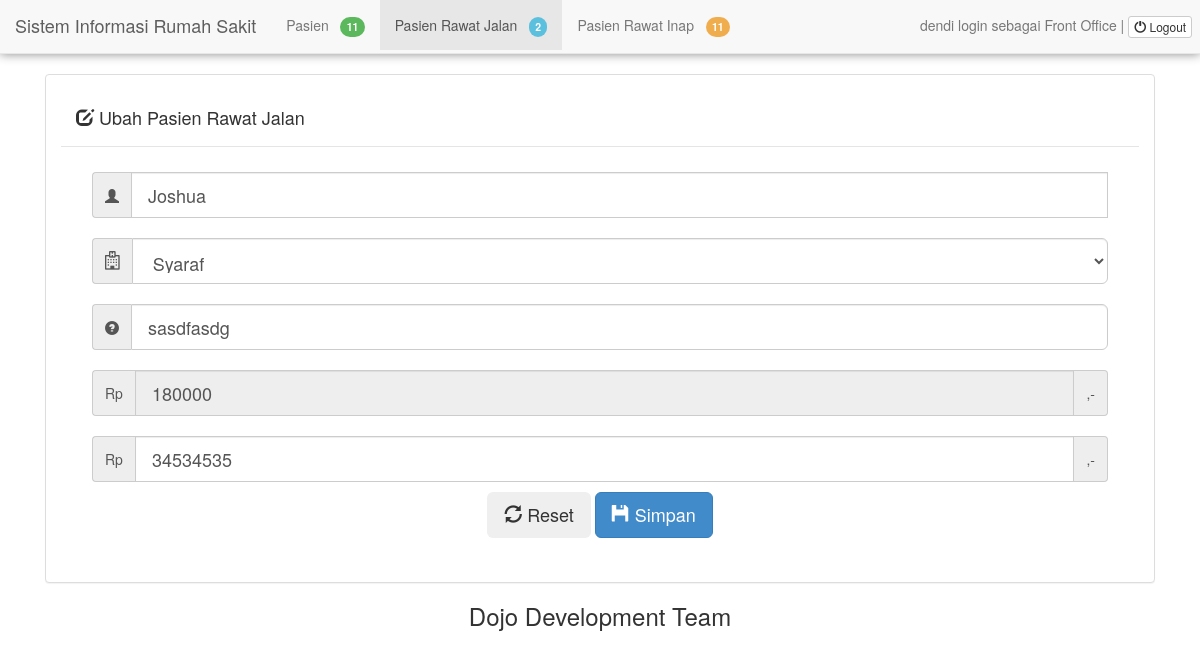
/front-office.php?view=tampil_ubah_prj&no_rj=15 (signed in), run on the app's committed database.
### tables this page shows
CREATE TABLE `tbl_prj` (
  `no_rj` int(8) NOT NULL,
  `id_dokter` varchar(5) NOT NULL,
  `id_pasien` int(6) NOT NULL,
  `departemen` varchar(20) NOT NULL,
  `tanggal` datetime NOT NULL,
  `keluhan` varchar(255) NOT NULL,
  `diagnosa` varchar(255) DEFAULT NULL,
  `biaya` int(10) NOT NULL,
  `bayar` int(12) DEFAULT NULL,
  `tindakan` varchar(20) DEFAULT NULL
);

CREATE TABLE `tbl_pasien` (
  `id_pasien` int(6) NOT NULL,
  `nama_pasien` varchar(30) NOT NULL,
  `alamat` varchar(40) NOT NULL,
  `jenis_kelamin` char(1) NOT NULL,
  `no_telepon` varchar(15) NOT NULL
);

### front-office/tampil_ubah_prj.php (the view, shortened to what this page needs)
<?php
if (isset($_GET)) {
    $id_ubah = $_GET['no_rj'];
    $query = "SELECT * FROM tbl_prj, tbl_pasien where "
            . "tbl_prj.id_pasien = tbl_pasien.id_pasien and "
            . "no_rj = '$id_ubah'";
    $result = mysql_query($query);
    if (mysql_num_rows($result)) {
        while ($row = mysql_fetch_array($result)) {
            ?>
            <div class="modal-header">
                <h4 class="modal-title" id="myModalLabel"> <i class="glyphicon glyphicon-edit"></i> Ubah Pasien Rawat Jalan</h4>
            </div>
            <div class="modal-body">
                <form name="edit_prj" id="edit_prj" method="POST" action="front-office/aksi_ubah_prj.php">
                    <div class="input-group input-lg">
                        <span class="input-group-addon">
                            <i class="glyphicon glyphicon-user"></i>
                        </span>
                        <input type="text" value="<?php echo $row['nama_pasien']; ?>" name="search" class="search form-control input-lg" id="searchid" placeholder="Masukan ID / Nama Pasien" required autofocus />
                    </div>
                    <div class="input-group input-lg ">
                        <span class="input-group-addon">
                            <i class="fa fa-hospital-o fa-lg"></i>
                        </span>
                        <select name="departemen" id="departemen" class="form-control input-lg">
                            <?php
                            $query2 = "SELECT distinct departemen from tbl_dokter";
                            $result2 = mysql_query($query2);
                            if (mysql_num_rows($result2)) {
                                while ($row2 = mysql_fetch_array($result2)) {
                                    echo '<option ';
                                    if ($row['departemen'] == $row2['departemen']) {
                                        echo 'selected';
                                    }
                                    echo '>' . $row2['departemen'] . '</option>';
                                }
                            }
                            ?>
                        </select>
                    </div>
                    <div class="input-group input-lg">
                        <span class="input-group-addon">
                            <i class="glyphicon glyphicon-question-sign"></i>
                        </span>
                        <input type="text" name="keluhan" value="<?php echo $row['keluhan']; ?>" placeholder="Keluhan" class="form-control input-lg" required />
                    </div>
                    <div class="input-group input-lg">
                        <span class="input-group-addon">Rp</span>
                        <input type="text" id="biaya" value="<?php echo $row['biaya']; ?>" name="biaya" placeholder="Biaya" class="form-control input-lg" value="" readonly required />
                        <span class="input-group-addon">,-</span>
                    </div>
                    <div class="input-group input-lg">
                        <span class="input-group-addon">Rp</span>
                        <input type="text" name="bayar" value="<?php echo $row['bayar']; ?>" placeholder="Bayar" class="form-control input-lg" value="" required />
                        <span class="input-group-addon">,-</span>
                    </div>
                    <div align="center">
                        <button type="reset" class="btn btn-inverse btn-lg"><i class="glyphicon glyphicon-refresh"></i> Reset </button>
                        <button type="submit" class="btn btn-primary btn-lg" id="submit"><i class="glyphicon glyphicon-floppy-disk"></i>  Simpan </button>
                    </div>
                </form>
            </div>
            <?php
        }
    }
}

### data on the page
tbl_prj: search "Joshua", departemen "Syaraf", keluhan "sasdfasdg", biaya "180000", bayar "34534535"

### other printed values
mysql_num_rows($hitung_pasien) "11"
mysql_num_rows($hitung_pri) "2"
mysql_num_rows($hitung_pri) "11"
$_SESSION['username'] "dendi"
$_SESSION['hak_akses'] "Front Office"
